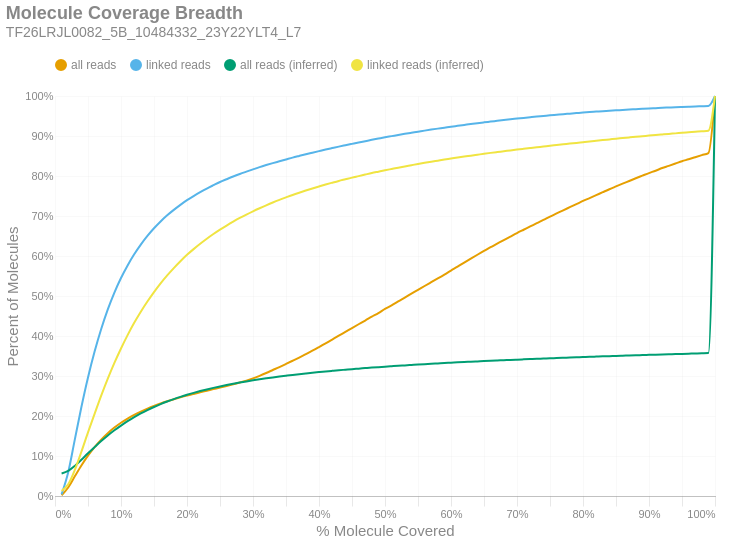

Notebook source saved alongside this figure:
### Markdown cell above
### Molecule Read Coverage
This chart shows molecule coverage breadth as computed by the number of bases aligned to that molecule. In other words, "*how much of each unique long molecule is actually sequenced/aligned?*" Keep in mind there is a distinction between sequences and alignments, since some sequences belonging to a particular molecule may not align well and wouldn't appear in the alignment data. This chart also shows molecule coverage breadth as computed by the *inferred fragment* from which the aligned sequences originate. Unlike read coverage, this calculation takes into account the total insert size, including unsequenced gaps between the forward and reverse reads. Like the previous figures, these are cumulative percents.

### Code cell
if SKIPLR:
    print_html(f"Skipped")
else:
    binned_df = consolidated_hist(valids['coverage_bp'], mask, 0.01, True)
    binned_df_inf = consolidated_hist(valids['coverage_inserts'], mask, 0.01, True)
    binned_df = binned_df.with_columns(pl.lit(binned_df_inf['all reads (cumsum)']).alias('all reads (inferred)'))
    binned_df = binned_df.with_columns(pl.lit(binned_df_inf['linked reads (cumsum)']).alias('linked reads (inferred)'))
    binned_df = binned_df.with_columns(
        (pl.col('bin').cast(pl.Float64) + 0.01).alias('right_edge')
    )

    with SafeRender(binned_df):
        (
            density_plot(binned_df, 'Molecule Coverage Breadth', samplename, 'molcov', ['all reads (inferred)','linked reads (inferred)'])
            .encode(
                #x=alt.X('bin:Q', title="% Molecule Covered").axis(format = '%').scale(padding=0),
                x=alt.X('right_edge:Q', title="% Molecule Covered").axis(format='%').scale(padding=0),
                y=alt.Y('value:Q', title='Percent of Molecules')
                    .axis(format='%')
                    .stack(False)
                    .scale(domainMin=0, padding=0),
                color=alt.Color("key:N").scale(domain = ["all reads", "linked reads", "all reads (inferred)", "linked reads (inferred)"]),
                tooltip = [
                    alt.Tooltip("key:N", title = "Data Type"),
                    alt.Tooltip("range_label:N", title="% Molecule Covered"),
                    alt.Tooltip("value:Q", format = ".2%", title="% Molecules")
                ]
            )
        ).display()

### Figure 1 — Vega-Lite specification as saved in the notebook (floating-point values rounded to 4 significant figures)
{"width": "container", "height": 400, "config": {"title": {"anchor": "start", "dy": -15, "fontSize": 18, "color": "#888888", "subtitleColor": "#888888", "subtitleFontSize": 14}, "arc": {"fill": "#0072B2"}, "axis": {"domainColor": "#888888", "domainWidth": 0.5, "gridWidth": 0.2, "grid": false, "titleFontWeight": 400, "titleFontSize": 15, "labelFontSize": 11, "labelColor": "#888888", "tickColor": "#888888", "tickWidth": 0.2, "titleColor": "#888888"}, "axisBand": {"grid": false}, "axisX": {"grid": true, "tickSize": 10, "domainCap": "round"}, "axisY": {"domain": false, "grid": true, "tickSize": 0, "domainCap": "round"}, "background": "transparent", "header": {"labelFontSize": 15, "labelColor": "#888888", "titleFontSize": 15, "titleFontWeight": 600, "titleColor": "#888888"}, "legend": {"labelFont": "sans-serif", "labelFontSize": 12, "labelColor": "#888888", "symbolSize": 100, "symbolType": "circle", "titleFontSize": 12, "titlePadding": 10, "titleColor": "#888888", "title": null, "orient": "top"}, "range": {"category": ["#E69F00", "#56B4E9", "#009E73", "#F0E442", "#0072B2", "#D55E00", "#CC79A7", "#000000"], "diverging": ["#cfe8f3", "#a2d4ec", "#73bfe2", "#46abdb", "#1696d2", "#12719e"]}, "area": {"fill": "#0072B2", "fillOpacity": 0.7, "line": true, "strokeOpacity": 0.7}, "line": {"color": "#0072B2", "stroke": "#0072B2", "strokeWidth": 2}, "trail": {"color": "#0072B2", "stroke": "#0072B2", "strokeWidth": 0, "size": 1}, "point": {"filled": true, "fillOpacity": 1.0, "size": 95}, "text": {"color": "#888888", "fontSize": 11, "align": "right", "fontWeight": 400, "size": 11}, "bar": {"fill": "#0072B2", "stroke": null}, "view": {"stroke": null, "continuousWidth": 660, "continuousHeight": 400}}, "data": {"name": "data-73c35cfe5c1a54d5dce79e6128e7c6cc"}, "mark": {"type": "line", "interpolate": "monotone", "point": {"opacity": 0, "size": 275}}, "encoding": {"color": {"field": "key", "scale": {"domain": ["all reads", "linked reads", "all reads (inferred)", "linked reads (inferred)"]}, "type": "nominal"}, "tooltip": [{"field": "key", "title": "Data Type", "type": "nominal"}, {"field": "range_label", "title": "% Molecule Covered", "type": "nominal"}, {"field": "value", "format": ".2%", "title": "% Molecules", "type": "quantitative"}], "x": {"axis": {"format": "%"}, "field": "right_edge", "scale": {"padding": 0}, "title": "% Molecule Covered", "type": "quantitative"}, "y": {"axis": {"format": "%"}, "field": "value", "scale": {"domainMin": 0, "padding": 0}, "stack": false, "title": "Percent of Molecules", "type": "quantitative"}}, "params": [{"name": "param_c36ac31b6afebe62", "select": {"type": "point", "fields": ["key"]}, "bind": "legend"}], "title": {"text": "Molecule Coverage Breadth", "subtitle": "TF26LRJL0082_5B_10484332_23Y22YLT4_L7"}, "transform": [{"fold": ["all reads (cumsum)", "linked reads (cumsum)", "all reads (inferred)", "linked reads (inferred)"]}, {"calculate": "replace(datum.key, ' (cumsum)', '')", "as": "key"}, {"filter": {"param": "param_c36ac31b6afebe62"}}], "usermeta": {"embedOptions": {"downloadFileName": "TF26LRJL0082_5B_10484332_23Y22YLT4_L7.molcov"}}, "$schema": "https://vega.github.io/schema/vega-lite/v6.4.1.json", "datasets": {"data-73c35cfe5c1a54d5dce79e6128e7c6cc": [{"bin": "0.0", "interval": "0.0-0.01", "all reads": 0.001916, "linked reads": 0.004171, "all reads (cumsum)": 0.001916, "linked reads (cumsum)": 0.004171, "range_label": "0.0-0.01", "all reads (inferred)": 0.05644, "linked reads (inferred)": 0.01296, "right_edge": 0.01}, {"bin": "0.01", "interval": "0.01-0.02", "all reads": 0.01946, "linked reads": 0.05513, "all reads (cumsum)": 0.02138, "linked reads (cumsum)": 0.0593, "range_label": "0.01-0.02", "all reads (inferred)": 0.06275, "linked reads (inferred)": 0.02919, "right_edge": 0.02}, {"bin": "0.02", "interval": "0.02-0.03", "all reads": 0.02781, "linked reads": 0.08174, "all reads (cumsum)": 0.04918, "linked reads (cumsum)": 0.141, "range_label": "0.02-0.03", "all reads (inferred)": 0.07519, "linked reads (inferred)": 0.06503, "right_edge": 0.03}, {"bin": "0.03", "interval": "0.03-0.04", "all reads": 0.02721, "linked reads": 0.08152, "all reads (cumsum)": 0.07639, "linked reads (cumsum)": 0.2226, "range_label": "0.03-0.04", "all reads (inferred)": 0.09056, "linked reads (inferred)": 0.1106, "right_edge": 0.04}, {"bin": "0.04", "interval": "0.04-0.05", "all reads": 0.02454, "linked reads": 0.07381, "all reads (cumsum)": 0.1009, "linked reads (cumsum)": 0.2964, "range_label": "0.04-0.05", "all reads (inferred)": 0.1068, "linked reads (inferred)": 0.159, "right_edge": 0.05}, {"bin": "0.05", "interval": "0.05-0.06", "all reads": 0.02136, "linked reads": 0.06462, "all reads (cumsum)": 0.1223, "linked reads (cumsum)": 0.361, "range_label": "0.05-0.06", "all reads (inferred)": 0.1222, "linked reads (inferred)": 0.2053, "right_edge": 0.06}, {"bin": "0.06", "interval": "0.06-0.07", "all reads": 0.01866, "linked reads": 0.05643, "all reads (cumsum)": 0.141, "linked reads (cumsum)": 0.4174, "range_label": "0.06-0.07", "all reads (inferred)": 0.1372, "linked reads (inferred)": 0.2508, "right_edge": 0.07}, {"bin": "0.07", "interval": "0.07-0.08", "all reads": 0.01619, "linked reads": 0.04905, "all reads (cumsum)": 0.1571, "linked reads (cumsum)": 0.4665, "range_label": "0.07-0.08", "all reads (inferred)": 0.1512, "linked reads (inferred)": 0.2934, "right_edge": 0.08}, {"bin": "0.08", "interval": "0.08-0.09", "all reads": 0.01397, "linked reads": 0.04212, "all reads (cumsum)": 0.1711, "linked reads (cumsum)": 0.5086, "range_label": "0.08-0.09", "all reads (inferred)": 0.1642, "linked reads (inferred)": 0.3327, "right_edge": 0.09}, {"bin": "0.09", "interval": "0.09-0.1", "all reads": 0.01208, "linked reads": 0.03635, "all reads (cumsum)": 0.1832, "linked reads (cumsum)": 0.5449, "range_label": "0.09-0.1", "all reads (inferred)": 0.1761, "linked reads (inferred)": 0.3688, "right_edge": 0.1}, {"bin": "0.1", "interval": "0.1-0.11", "all reads": 0.01047, "linked reads": 0.03149, "all reads (cumsum)": 0.1937, "linked reads (cumsum)": 0.5764, "range_label": "0.1-0.11", "all reads (inferred)": 0.1871, "linked reads (inferred)": 0.4022, "right_edge": 0.11}, {"bin": "0.11", "interval": "0.11-0.12", "all reads": 0.009332, "linked reads": 0.02785, "all reads (cumsum)": 0.203, "linked reads (cumsum)": 0.6043, "range_label": "0.11-0.12", "all reads (inferred)": 0.1972, "linked reads (inferred)": 0.4329, "right_edge": 0.12}, {"bin": "0.12", "interval": "0.12-0.13", "all reads": 0.008173, "linked reads": 0.02415, "all reads (cumsum)": 0.2112, "linked reads (cumsum)": 0.6284, "range_label": "0.12-0.13", "all reads (inferred)": 0.2063, "linked reads (inferred)": 0.4607, "right_edge": 0.13}, {"bin": "0.13", "interval": "0.13-0.14", "all reads": 0.007427, "linked reads": 0.02171, "all reads (cumsum)": 0.2186, "linked reads (cumsum)": 0.6501, "range_label": "0.13-0.14", "all reads (inferred)": 0.2147, "linked reads (inferred)": 0.4862, "right_edge": 0.14}, {"bin": "0.14", "interval": "0.14-0.15", "all reads": 0.006664, "linked reads": 0.01922, "all reads (cumsum)": 0.2253, "linked reads (cumsum)": 0.6693, "range_label": "0.14-0.15", "all reads (inferred)": 0.2225, "linked reads (inferred)": 0.5099, "right_edge": 0.15}, {"bin": "0.15", "interval": "0.15-0.16", "all reads": 0.005994, "linked reads": 0.01709, "all reads (cumsum)": 0.2313, "linked reads (cumsum)": 0.6864, "range_label": "0.15-0.16", "all reads (inferred)": 0.2297, "linked reads (inferred)": 0.5316, "right_edge": 0.16}, {"bin": "0.16", "interval": "0.16-0.17", "all reads": 0.005477, "linked reads": 0.01527, "all reads (cumsum)": 0.2367, "linked reads (cumsum)": 0.7017, "range_label": "0.16-0.17", "all reads (inferred)": 0.2362, "linked reads (inferred)": 0.5515, "right_edge": 0.17}, {"bin": "0.17", "interval": "0.17-0.18", "all reads": 0.005006, "linked reads": 0.01365, "all reads (cumsum)": 0.2417, "linked reads (cumsum)": 0.7154, "range_label": "0.17-0.18", "all reads (inferred)": 0.2423, "linked reads (inferred)": 0.5698, "right_edge": 0.18}, {"bin": "0.18", "interval": "0.18-0.19", "all reads": 0.004805, "linked reads": 0.01257, "all reads (cumsum)": 0.2465, "linked reads (cumsum)": 0.7279, "range_label": "0.18-0.19", "all reads (inferred)": 0.2479, "linked reads (inferred)": 0.5869, "right_edge": 0.19}, {"bin": "0.19", "interval": "0.19-0.2", "all reads": 0.004486, "linked reads": 0.01162, "all reads (cumsum)": 0.251, "linked reads (cumsum)": 0.7395, "range_label": "0.19-0.2", "all reads (inferred)": 0.2531, "linked reads (inferred)": 0.6028, "right_edge": 0.2}, {"bin": "0.2", "interval": "0.2-0.21", "all reads": 0.004143, "linked reads": 0.01037, "all reads (cumsum)": 0.2552, "linked reads (cumsum)": 0.7499, "range_label": "0.2-0.21", "all reads (inferred)": 0.2579, "linked reads (inferred)": 0.6172, "right_edge": 0.21}, {"bin": "0.21", "interval": "0.21-0.22", "all reads": 0.003995, "linked reads": 0.0096, "all reads (cumsum)": 0.2592, "linked reads (cumsum)": 0.7595, "range_label": "0.21-0.22", "all reads (inferred)": 0.2623, "linked reads (inferred)": 0.6305, "right_edge": 0.22}, {"bin": "0.22", "interval": "0.22-0.23", "all reads": 0.004032, "linked reads": 0.009095, "all reads (cumsum)": 0.2632, "linked reads (cumsum)": 0.7686, "range_label": "0.22-0.23", "all reads (inferred)": 0.2664, "linked reads (inferred)": 0.6431, "right_edge": 0.23}, {"bin": "0.23", "interval": "0.23-0.24", "all reads": 0.003948, "linked reads": 0.00834, "all reads (cumsum)": 0.2672, "linked reads (cumsum)": 0.7769, "range_label": "0.23-0.24", "all reads (inferred)": 0.2703, "linked reads (inferred)": 0.6549, "right_edge": 0.24}, {"bin": "0.24", "interval": "0.24-0.25", "all reads": 0.004088, "linked reads": 0.00808, "all reads (cumsum)": 0.2712, "linked reads (cumsum)": 0.785, "range_label": "0.24-0.25", "all reads (inferred)": 0.274, "linked reads (inferred)": 0.6659, "right_edge": 0.25}, {"bin": "0.25", "interval": "0.25-0.26", "all reads": 0.00378, "linked reads": 0.006935, "all reads (cumsum)": 0.275, "linked reads (cumsum)": 0.792, "range_label": "0.25-0.26", "all reads (inferred)": 0.2774, "linked reads (inferred)": 0.6762, "right_edge": 0.26}, {"bin": "0.26", "interval": "0.26-0.27", "all reads": 0.004065, "linked reads": 0.006831, "all reads (cumsum)": 0.2791, "linked reads (cumsum)": 0.7988, "range_label": "0.26-0.27", "all reads (inferred)": 0.2806, "linked reads (inferred)": 0.686, "right_edge": 0.27}, {"bin": "0.27", "interval": "0.27-0.28", "all reads": 0.004482, "linked reads": 0.006292, "all reads (cumsum)": 0.2836, "linked reads (cumsum)": 0.8051, "range_label": "0.27-0.28", "all reads (inferred)": 0.2836, "linked reads (inferred)": 0.6951, "right_edge": 0.28}, {"bin": "0.28", "interval": "0.28-0.29", "all reads": 0.004863, "linked reads": 0.005842, "all reads (cumsum)": 0.2884, "linked reads (cumsum)": 0.8109, "range_label": "0.28-0.29", "all reads (inferred)": 0.2865, "linked reads (inferred)": 0.7037, "right_edge": 0.29}, {"bin": "0.29", "interval": "0.29-0.3", "all reads": 0.005521, "linked reads": 0.005707, "all reads (cumsum)": 0.294, "linked reads (cumsum)": 0.8166, "range_label": "0.29-0.3", "all reads (inferred)": 0.2892, "linked reads (inferred)": 0.7118, "right_edge": 0.3}, {"bin": "0.3", "interval": "0.3-0.31", "all reads": 0.006523, "linked reads": 0.005593, "all reads (cumsum)": 0.3005, "linked reads (cumsum)": 0.8222, "range_label": "0.3-0.31", "all reads (inferred)": 0.2917, "linked reads (inferred)": 0.7194, "right_edge": 0.31}, {"bin": "0.31", "interval": "0.31-0.32", "all reads": 0.007076, "linked reads": 0.005104, "all reads (cumsum)": 0.3076, "linked reads (cumsum)": 0.8273, "range_label": "0.31-0.32", "all reads (inferred)": 0.2941, "linked reads (inferred)": 0.7267, "right_edge": 0.32}, {"bin": "0.32", "interval": "0.32-0.33", "all reads": 0.007429, "linked reads": 0.004828, "all reads (cumsum)": 0.315, "linked reads (cumsum)": 0.8322, "range_label": "0.32-0.33", "all reads (inferred)": 0.2964, "linked reads (inferred)": 0.7337, "right_edge": 0.33}, {"bin": "0.33", "interval": "0.33-0.34", "all reads": 0.007423, "linked reads": 0.004573, "all reads (cumsum)": 0.3224, "linked reads (cumsum)": 0.8367, "range_label": "0.33-0.34", "all reads (inferred)": 0.2986, "linked reads (inferred)": 0.7403, "right_edge": 0.34}, {"bin": "0.34", "interval": "0.34-0.35", "all reads": 0.007772, "linked reads": 0.004581, "all reads (cumsum)": 0.3302, "linked reads (cumsum)": 0.8413, "range_label": "0.34-0.35", "all reads (inferred)": 0.3007, "linked reads (inferred)": 0.7465, "right_edge": 0.35}, {"bin": "0.35", "interval": "0.35-0.36", "all reads": 0.007938, "linked reads": 0.004595, "all reads (cumsum)": 0.3381, "linked reads (cumsum)": 0.8459, "range_label": "0.35-0.36", "all reads (inferred)": 0.3027, "linked reads (inferred)": 0.7526, "right_edge": 0.36}, {"bin": "0.36", "interval": "0.36-0.37", "all reads": 0.008071, "linked reads": 0.00425, "all reads (cumsum)": 0.3462, "linked reads (cumsum)": 0.8502, "range_label": "0.36-0.37", "all reads (inferred)": 0.3046, "linked reads (inferred)": 0.7582, "right_edge": 0.37}, {"bin": "0.37", "interval": "0.37-0.38", "all reads": 0.008361, "linked reads": 0.004166, "all reads (cumsum)": 0.3545, "linked reads (cumsum)": 0.8543, "range_label": "0.37-0.38", "all reads (inferred)": 0.3064, "linked reads (inferred)": 0.7636, "right_edge": 0.38}, {"bin": "0.38", "interval": "0.38-0.39", "all reads": 0.008599, "linked reads": 0.00398, "all reads (cumsum)": 0.3631, "linked reads (cumsum)": 0.8583, "range_label": "0.38-0.39", "all reads (inferred)": 0.3081, "linked reads (inferred)": 0.7688, "right_edge": 0.39}, {"bin": "0.39", "interval": "0.39-0.4", "all reads": 0.00909, "linked reads": 0.00393, "all reads (cumsum)": 0.3722, "linked reads (cumsum)": 0.8622, "range_label": "0.39-0.4", "all reads (inferred)": 0.3098, "linked reads (inferred)": 0.7738, "right_edge": 0.4}, {"bin": "0.4", "interval": "0.4-0.41", "all reads": 0.009298, "linked reads": 0.003892, "all reads (cumsum)": 0.3815, "linked reads (cumsum)": 0.8661, "range_label": "0.4-0.41", "all reads (inferred)": 0.3114, "linked reads (inferred)": 0.7787, "right_edge": 0.41}, {"bin": "0.41", "interval": "0.41-0.42", "all reads": 0.009676, "linked reads": 0.003686, "all reads (cumsum)": 0.3912, "linked reads (cumsum)": 0.8698, "range_label": "0.41-0.42", "all reads (inferred)": 0.3129, "linked reads (inferred)": 0.7833, "right_edge": 0.42}, {"bin": "0.42", "interval": "0.42-0.43", "all reads": 0.009682, "linked reads": 0.003645, "all reads (cumsum)": 0.4009, "linked reads (cumsum)": 0.8735, "range_label": "0.42-0.43", "all reads (inferred)": 0.3144, "linked reads (inferred)": 0.7877, "right_edge": 0.43}, {"bin": "0.43", "interval": "0.43-0.44", "all reads": 0.009491, "linked reads": 0.003461, "all reads (cumsum)": 0.4104, "linked reads (cumsum)": 0.8769, "range_label": "0.43-0.44", "all reads (inferred)": 0.3158, "linked reads (inferred)": 0.7918, "right_edge": 0.44}, {"bin": "0.44", "interval": "0.44-0.45", "all reads": 0.009581, "linked reads": 0.003424, "all reads (cumsum)": 0.42, "linked reads (cumsum)": 0.8803, "range_label": "0.44-0.45", "all reads (inferred)": 0.3172, "linked reads (inferred)": 0.7959, "right_edge": 0.45}, {"bin": "0.45", "interval": "0.45-0.46", "all reads": 0.009414, "linked reads": 0.003411, "all reads (cumsum)": 0.4294, "linked reads (cumsum)": 0.8837, "range_label": "0.45-0.46", "all reads (inferred)": 0.3184, "linked reads (inferred)": 0.7997, "right_edge": 0.46}, {"bin": "0.46", "interval": "0.46-0.47", "all reads": 0.009288, "linked reads": 0.003302, "all reads (cumsum)": 0.4387, "linked reads (cumsum)": 0.887, "range_label": "0.46-0.47", "all reads (inferred)": 0.3197, "linked reads (inferred)": 0.8036, "right_edge": 0.47}, {"bin": "0.47", "interval": "0.47-0.48", "all reads": 0.009548, "linked reads": 0.003321, "all reads (cumsum)": 0.4482, "linked reads (cumsum)": 0.8904, "range_label": "0.47-0.48", "all reads (inferred)": 0.321, "linked reads (inferred)": 0.8074, "right_edge": 0.48}, {"bin": "0.48", "interval": "0.48-0.49", "all reads": 0.009176, "linked reads": 0.00321, "all reads (cumsum)": 0.4574, "linked reads (cumsum)": 0.8936, "range_label": "0.48-0.49", "all reads (inferred)": 0.3222, "linked reads (inferred)": 0.8109, "right_edge": 0.49}, {"bin": "0.49", "interval": "0.49-0.5", "all reads": 0.01034, "linked reads": 0.003183, "all reads (cumsum)": 0.4677, "linked reads (cumsum)": 0.8968, "range_label": "0.49-0.5", "all reads (inferred)": 0.3233, "linked reads (inferred)": 0.8143, "right_edge": 0.5}, {"bin": "0.5", "interval": "0.5-0.51", "all reads": 0.008813, "linked reads": 0.002902, "all reads (cumsum)": 0.4765, "linked reads (cumsum)": 0.8997, "range_label": "0.5-0.51", "all reads (inferred)": 0.3244, "linked reads (inferred)": 0.8176, "right_edge": 0.51}, {"bin": "0.51", "interval": "0.51-0.52", "all reads": 0.009996, "linked reads": 0.002952, "all reads (cumsum)": 0.4865, "linked reads (cumsum)": 0.9026, "range_label": "0.51-0.52", "all reads (inferred)": 0.3255, "linked reads (inferred)": 0.8209, "right_edge": 0.52}, {"bin": "0.52", "interval": "0.52-0.53", "all reads": 0.009494, "linked reads": 0.002786, "all reads (cumsum)": 0.496, "linked reads (cumsum)": 0.9054, "range_label": "0.52-0.53", "all reads (inferred)": 0.3265, "linked reads (inferred)": 0.8239, "right_edge": 0.53}, {"bin": "0.53", "interval": "0.53-0.54", "all reads": 0.009793, "linked reads": 0.002688, "all reads (cumsum)": 0.5058, "linked reads (cumsum)": 0.9081, "range_label": "0.53-0.54", "all reads (inferred)": 0.3276, "linked reads (inferred)": 0.827, "right_edge": 0.54}, {"bin": "0.54", "interval": "0.54-0.55", "all reads": 0.009452, "linked reads": 0.002657, "all reads (cumsum)": 0.5153, "linked reads (cumsum)": 0.9107, "range_label": "0.54-0.55", "all reads (inferred)": 0.3286, "linked reads (inferred)": 0.8301, "right_edge": 0.55}, {"bin": "0.55", "interval": "0.55-0.56", "all reads": 0.009716, "linked reads": 0.002719, "all reads (cumsum)": 0.525, "linked reads (cumsum)": 0.9135, "range_label": "0.55-0.56", "all reads (inferred)": 0.3296, "linked reads (inferred)": 0.833, "right_edge": 0.56}, {"bin": "0.56", "interval": "0.56-0.57", "all reads": 0.009494, "linked reads": 0.002564, "all reads (cumsum)": 0.5345, "linked reads (cumsum)": 0.916, "range_label": "0.56-0.57", "all reads (inferred)": 0.3305, "linked reads (inferred)": 0.8357, "right_edge": 0.57}, {"bin": "0.57", "interval": "0.57-0.58", "all reads": 0.009437, "linked reads": 0.002383, "all reads (cumsum)": 0.5439, "linked reads (cumsum)": 0.9184, "range_label": "0.57-0.58", "all reads (inferred)": 0.3314, "linked reads (inferred)": 0.8384, "right_edge": 0.58}, {"bin": "0.58", "interval": "0.58-0.59", "all reads": 0.009659, "linked reads": 0.002354, "all reads (cumsum)": 0.5536, "linked reads (cumsum)": 0.9208, "range_label": "0.58-0.59", "all reads (inferred)": 0.3324, "linked reads (inferred)": 0.8411, "right_edge": 0.59}, {"bin": "0.59", "interval": "0.59-0.6", "all reads": 0.01008, "linked reads": 0.002419, "all reads (cumsum)": 0.5637, "linked reads (cumsum)": 0.9232, "range_label": "0.59-0.6", "all reads (inferred)": 0.3332, "linked reads (inferred)": 0.8436, "right_edge": 0.6}, {"bin": "0.6", "interval": "0.6-0.61", "all reads": 0.00965, "linked reads": 0.002217, "all reads (cumsum)": 0.5733, "linked reads (cumsum)": 0.9254, "range_label": "0.6-0.61", "all reads (inferred)": 0.3341, "linked reads (inferred)": 0.8462, "right_edge": 0.61}, {"bin": "0.61", "interval": "0.61-0.62", "all reads": 0.01024, "linked reads": 0.00224, "all reads (cumsum)": 0.5836, "linked reads (cumsum)": 0.9276, "range_label": "0.61-0.62", "all reads (inferred)": 0.3349, "linked reads (inferred)": 0.8486, "right_edge": 0.62}, {"bin": "0.62", "interval": "0.62-0.63", "all reads": 0.009915, "linked reads": 0.002241, "all reads (cumsum)": 0.5935, "linked reads (cumsum)": 0.9299, "range_label": "0.62-0.63", "all reads (inferred)": 0.3357, "linked reads (inferred)": 0.8509, "right_edge": 0.63}, {"bin": "0.63", "interval": "0.63-0.64", "all reads": 0.009635, "linked reads": 0.002226, "all reads (cumsum)": 0.6031, "linked reads (cumsum)": 0.9321, "range_label": "0.63-0.64", "all reads (inferred)": 0.3365, "linked reads (inferred)": 0.8532, "right_edge": 0.64}, {"bin": "0.64", "interval": "0.64-0.65", "all reads": 0.009415, "linked reads": 0.002021, "all reads (cumsum)": 0.6125, "linked reads (cumsum)": 0.9341, "range_label": "0.64-0.65", "all reads (inferred)": 0.3373, "linked reads (inferred)": 0.8555, "right_edge": 0.65}, {"bin": "0.65", "interval": "0.65-0.66", "all reads": 0.009465, "linked reads": 0.001926, "all reads (cumsum)": 0.622, "linked reads (cumsum)": 0.9361, "range_label": "0.65-0.66", "all reads (inferred)": 0.3381, "linked reads (inferred)": 0.8578, "right_edge": 0.66}, {"bin": "0.66", "interval": "0.66-0.67", "all reads": 0.008961, "linked reads": 0.00195, "all reads (cumsum)": 0.6309, "linked reads (cumsum)": 0.938, "range_label": "0.66-0.67", "all reads (inferred)": 0.3388, "linked reads (inferred)": 0.8599, "right_edge": 0.67}, {"bin": "0.67", "interval": "0.67-0.68", "all reads": 0.008959, "linked reads": 0.001938, "all reads (cumsum)": 0.6399, "linked reads (cumsum)": 0.9399, "range_label": "0.67-0.68", "all reads (inferred)": 0.3395, "linked reads (inferred)": 0.8619, "right_edge": 0.68}, {"bin": "0.68", "interval": "0.68-0.69", "all reads": 0.008781, "linked reads": 0.001926, "all reads (cumsum)": 0.6487, "linked reads (cumsum)": 0.9419, "range_label": "0.68-0.69", "all reads (inferred)": 0.3402, "linked reads (inferred)": 0.864, "right_edge": 0.69}, {"bin": "0.69", "interval": "0.69-0.7", "all reads": 0.008673, "linked reads": 0.001671, "all reads (cumsum)": 0.6574, "linked reads (cumsum)": 0.9435, "range_label": "0.69-0.7", "all reads (inferred)": 0.3409, "linked reads (inferred)": 0.866, "right_edge": 0.7}, {"bin": "0.7", "interval": "0.7-0.71", "all reads": 0.008252, "linked reads": 0.001705, "all reads (cumsum)": 0.6656, "linked reads (cumsum)": 0.9452, "range_label": "0.7-0.71", "all reads (inferred)": 0.3416, "linked reads (inferred)": 0.868, "right_edge": 0.71}, {"bin": "0.71", "interval": "0.71-0.72", "all reads": 0.008205, "linked reads": 0.00166, "all reads (cumsum)": 0.6738, "linked reads (cumsum)": 0.9469, "range_label": "0.71-0.72", "all reads (inferred)": 0.3423, "linked reads (inferred)": 0.8699, "right_edge": 0.72}, {"bin": "0.72", "interval": "0.72-0.73", "all reads": 0.008319, "linked reads": 0.001636, "all reads (cumsum)": 0.6821, "linked reads (cumsum)": 0.9485, "range_label": "0.72-0.73", "all reads (inferred)": 0.3429, "linked reads (inferred)": 0.8719, "right_edge": 0.73}, {"bin": "0.73", "interval": "0.73-0.74", "all reads": 0.008047, "linked reads": 0.001538, "all reads (cumsum)": 0.6902, "linked reads (cumsum)": 0.9501, "range_label": "0.73-0.74", "all reads (inferred)": 0.3436, "linked reads (inferred)": 0.8737, "right_edge": 0.74}, {"bin": "0.74", "interval": "0.74-0.75", "all reads": 0.00842, "linked reads": 0.001598, "all reads (cumsum)": 0.6986, "linked reads (cumsum)": 0.9517, "range_label": "0.74-0.75", "all reads (inferred)": 0.3442, "linked reads (inferred)": 0.8757, "right_edge": 0.75}, {"bin": "0.75", "interval": "0.75-0.76", "all reads": 0.007823, "linked reads": 0.001459, "all reads (cumsum)": 0.7064, "linked reads (cumsum)": 0.9531, "range_label": "0.75-0.76", "all reads (inferred)": 0.3448, "linked reads (inferred)": 0.8774, "right_edge": 0.76}, {"bin": "0.76", "interval": "0.76-0.77", "all reads": 0.007864, "linked reads": 0.001474, "all reads (cumsum)": 0.7143, "linked reads (cumsum)": 0.9546, "range_label": "0.76-0.77", "all reads (inferred)": 0.3455, "linked reads (inferred)": 0.8792, "right_edge": 0.77}, {"bin": "0.77", "interval": "0.77-0.78", "all reads": 0.007699, "linked reads": 0.001295, "all reads (cumsum)": 0.722, "linked reads (cumsum)": 0.9559, "range_label": "0.77-0.78", "all reads (inferred)": 0.3461, "linked reads (inferred)": 0.881, "right_edge": 0.78}, {"bin": "0.78", "interval": "0.78-0.79", "all reads": 0.0077, "linked reads": 0.001333, "all reads (cumsum)": 0.7297, "linked reads (cumsum)": 0.9572, "range_label": "0.78-0.79", "all reads (inferred)": 0.3467, "linked reads (inferred)": 0.8828, "right_edge": 0.79}, {"bin": "0.79", "interval": "0.79-0.8", "all reads": 0.007909, "linked reads": 0.001336, "all reads (cumsum)": 0.7376, "linked reads (cumsum)": 0.9586, "range_label": "0.79-0.8", "all reads (inferred)": 0.3473, "linked reads (inferred)": 0.8845, "right_edge": 0.8}, {"bin": "0.8", "interval": "0.8-0.81", "all reads": 0.007269, "linked reads": 0.001229, "all reads (cumsum)": 0.7449, "linked reads (cumsum)": 0.9598, "range_label": "0.8-0.81", "all reads (inferred)": 0.3478, "linked reads (inferred)": 0.8862, "right_edge": 0.81}, {"bin": "0.81", "interval": "0.81-0.82", "all reads": 0.007337, "linked reads": 0.001159, "all reads (cumsum)": 0.7522, "linked reads (cumsum)": 0.961, "range_label": "0.81-0.82", "all reads (inferred)": 0.3485, "linked reads (inferred)": 0.888, "right_edge": 0.82}, {"bin": "0.82", "interval": "0.82-0.83", "all reads": 0.007399, "linked reads": 0.001174, "all reads (cumsum)": 0.7596, "linked reads (cumsum)": 0.9621, "range_label": "0.82-0.83", "all reads (inferred)": 0.3491, "linked reads (inferred)": 0.8898, "right_edge": 0.83}, {"bin": "0.83", "interval": "0.83-0.84", "all reads": 0.007314, "linked reads": 0.001067, "all reads (cumsum)": 0.7669, "linked reads (cumsum)": 0.9632, "range_label": "0.83-0.84", "all reads (inferred)": 0.3497, "linked reads (inferred)": 0.8915, "right_edge": 0.84}, {"bin": "0.84", "interval": "0.84-0.85", "all reads": 0.006971, "linked reads": 0.0009363, "all reads (cumsum)": 0.7739, "linked reads (cumsum)": 0.9641, "range_label": "0.84-0.85", "all reads (inferred)": 0.3502, "linked reads (inferred)": 0.8932, "right_edge": 0.85}, {"bin": "0.85", "interval": "0.85-0.86", "all reads": 0.00689, "linked reads": 0.001035, "all reads (cumsum)": 0.7808, "linked reads (cumsum)": 0.9652, "range_label": "0.85-0.86", "all reads (inferred)": 0.3508, "linked reads (inferred)": 0.8948, "right_edge": 0.86}, {"bin": "0.86", "interval": "0.86-0.87", "all reads": 0.006769, "linked reads": 0.0009552, "all reads (cumsum)": 0.7875, "linked reads (cumsum)": 0.9661, "range_label": "0.86-0.87", "all reads (inferred)": 0.3513, "linked reads (inferred)": 0.8964, "right_edge": 0.87}, {"bin": "0.87", "interval": "0.87-0.88", "all reads": 0.006808, "linked reads": 0.0009156, "all reads (cumsum)": 0.7943, "linked reads (cumsum)": 0.967, "range_label": "0.87-0.88", "all reads (inferred)": 0.3519, "linked reads (inferred)": 0.898, "right_edge": 0.88}, {"bin": "0.88", "interval": "0.88-0.89", "all reads": 0.006491, "linked reads": 0.0009311, "all reads (cumsum)": 0.8008, "linked reads (cumsum)": 0.968, "range_label": "0.88-0.89", "all reads (inferred)": 0.3524, "linked reads (inferred)": 0.8995, "right_edge": 0.89}, {"bin": "0.89", "interval": "0.89-0.9", "all reads": 0.006496, "linked reads": 0.0008897, "all reads (cumsum)": 0.8073, "linked reads (cumsum)": 0.9689, "range_label": "0.89-0.9", "all reads (inferred)": 0.3529, "linked reads (inferred)": 0.901, "right_edge": 0.9}, {"bin": "0.9", "interval": "0.9-0.91", "all reads": 0.005923, "linked reads": 0.0008121, "all reads (cumsum)": 0.8133, "linked reads (cumsum)": 0.9697, "range_label": "0.9-0.91", "all reads (inferred)": 0.3534, "linked reads (inferred)": 0.9025, "right_edge": 0.91}, {"bin": "0.91", "interval": "0.91-0.92", "all reads": 0.006649, "linked reads": 0.0008311, "all reads (cumsum)": 0.8199, "linked reads (cumsum)": 0.9705, "range_label": "0.91-0.92", "all reads (inferred)": 0.3539, "linked reads (inferred)": 0.9039, "right_edge": 0.92}, {"bin": "0.92", "interval": "0.92-0.93", "all reads": 0.005424, "linked reads": 0.0007242, "all reads (cumsum)": 0.8253, "linked reads (cumsum)": 0.9712, "range_label": "0.92-0.93", "all reads (inferred)": 0.3544, "linked reads (inferred)": 0.9053, "right_edge": 0.93}, {"bin": "0.93", "interval": "0.93-0.94", "all reads": 0.005748, "linked reads": 0.0007259, "all reads (cumsum)": 0.8311, "linked reads (cumsum)": 0.972, "range_label": "0.93-0.94", "all reads (inferred)": 0.3548, "linked reads (inferred)": 0.9066, "right_edge": 0.94}, {"bin": "0.94", "interval": "0.94-0.95", "all reads": 0.005957, "linked reads": 0.0006604, "all reads (cumsum)": 0.837, "linked reads (cumsum)": 0.9726, "range_label": "0.94-0.95", "all reads (inferred)": 0.3553, "linked reads (inferred)": 0.9079, "right_edge": 0.95}, {"bin": "0.95", "interval": "0.95-0.96", "all reads": 0.004729, "linked reads": 0.0006431, "all reads (cumsum)": 0.8418, "linked reads (cumsum)": 0.9733, "range_label": "0.95-0.96", "all reads (inferred)": 0.3558, "linked reads (inferred)": 0.9092, "right_edge": 0.96}, {"bin": "0.96", "interval": "0.96-0.97", "all reads": 0.005291, "linked reads": 0.0006173, "all reads (cumsum)": 0.8471, "linked reads (cumsum)": 0.9739, "range_label": "0.96-0.97", "all reads (inferred)": 0.3562, "linked reads (inferred)": 0.9105, "right_edge": 0.97}, {"bin": "0.97", "interval": "0.97-0.98", "all reads": 0.005146, "linked reads": 0.0005362, "all reads (cumsum)": 0.8522, "linked reads (cumsum)": 0.9744, "range_label": "0.97-0.98", "all reads (inferred)": 0.3567, "linked reads (inferred)": 0.9117, "right_edge": 0.98}, {"bin": "0.98", "interval": "0.98-0.99", "all reads": 0.004972, "linked reads": 0.0005586, "all reads (cumsum)": 0.8572, "linked reads (cumsum)": 0.975, "range_label": "0.98-0.99", "all reads (inferred)": 0.3572, "linked reads (inferred)": 0.9131, "right_edge": 0.99}, {"bin": "0.99", "interval": "0.99-1.0", "all reads": 0.1428, "linked reads": 0.02502, "all reads (cumsum)": 1.0, "linked reads (cumsum)": 1.0, "range_label": "0.99-1.0", "all reads (inferred)": 1.0, "linked reads (inferred)": 1.0, "right_edge": 1.0}]}}
